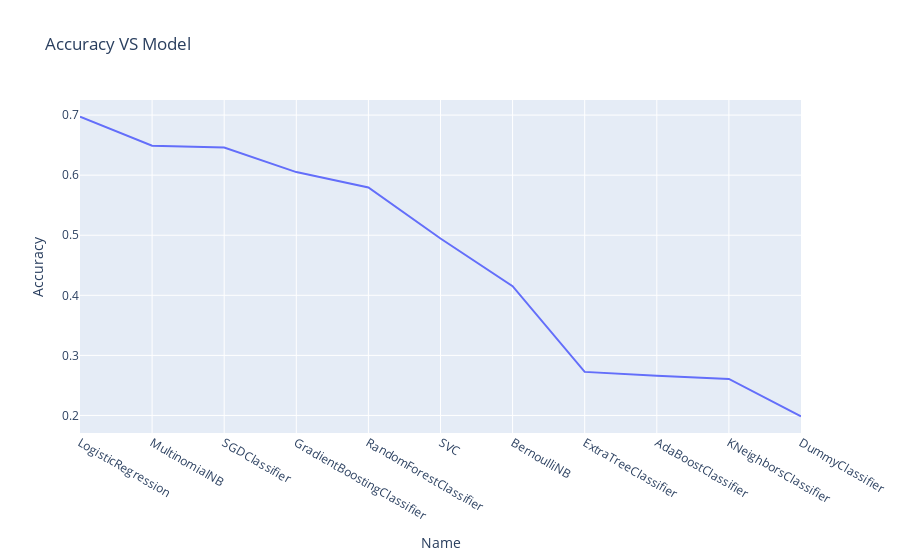

Source (notebook cell):
### Markdown cell above
<a id="section54"></a>
<div style="font-family:verdana;"><h3 style="font-family:verdana;">Accuracy and Time-Taken Plots :</h3>

### Code cell
model_df.sort_values(by = 'Accuracy',ascending = False,inplace = True)
fig = px.line(model_df, x="Name", y="Accuracy", title='Accuracy VS Model')
fig.show()

### Figure 1 — Plotly figure (JSON) as saved in the notebook; plotly's stock layout.template omitted (floating-point values rounded to 4 significant figures)
{"data": [{"hovertemplate": "Name=%{x}<br>Accuracy=%{y}<extra></extra>", "legendgroup": "", "line": {"color": "#636efa", "dash": "solid"}, "marker": {"symbol": "circle"}, "mode": "lines", "name": "", "orientation": "v", "showlegend": false, "type": "scatter", "x": ["LogisticRegression", "MultinomialNB", "SGDClassifier", "GradientBoostingClassifier", "RandomForestClassifier", "SVC", "BernoulliNB", "ExtraTreeClassifier", "AdaBoostClassifier", "KNeighborsClassifier", "DummyClassifier"], "xaxis": "x", "y": [0.6974, 0.6491, 0.6459, 0.6052, 0.5794, 0.4946, 0.4152, 0.2725, 0.2661, 0.2607, 0.1985], "yaxis": "y"}], "layout": {"legend": {"tracegroupgap": 0}, "title": {"text": "Accuracy VS Model"}, "xaxis": {"anchor": "y", "domain": [0, 1], "title": {"text": "Name"}}, "yaxis": {"anchor": "x", "domain": [0, 1], "title": {"text": "Accuracy"}}}}
